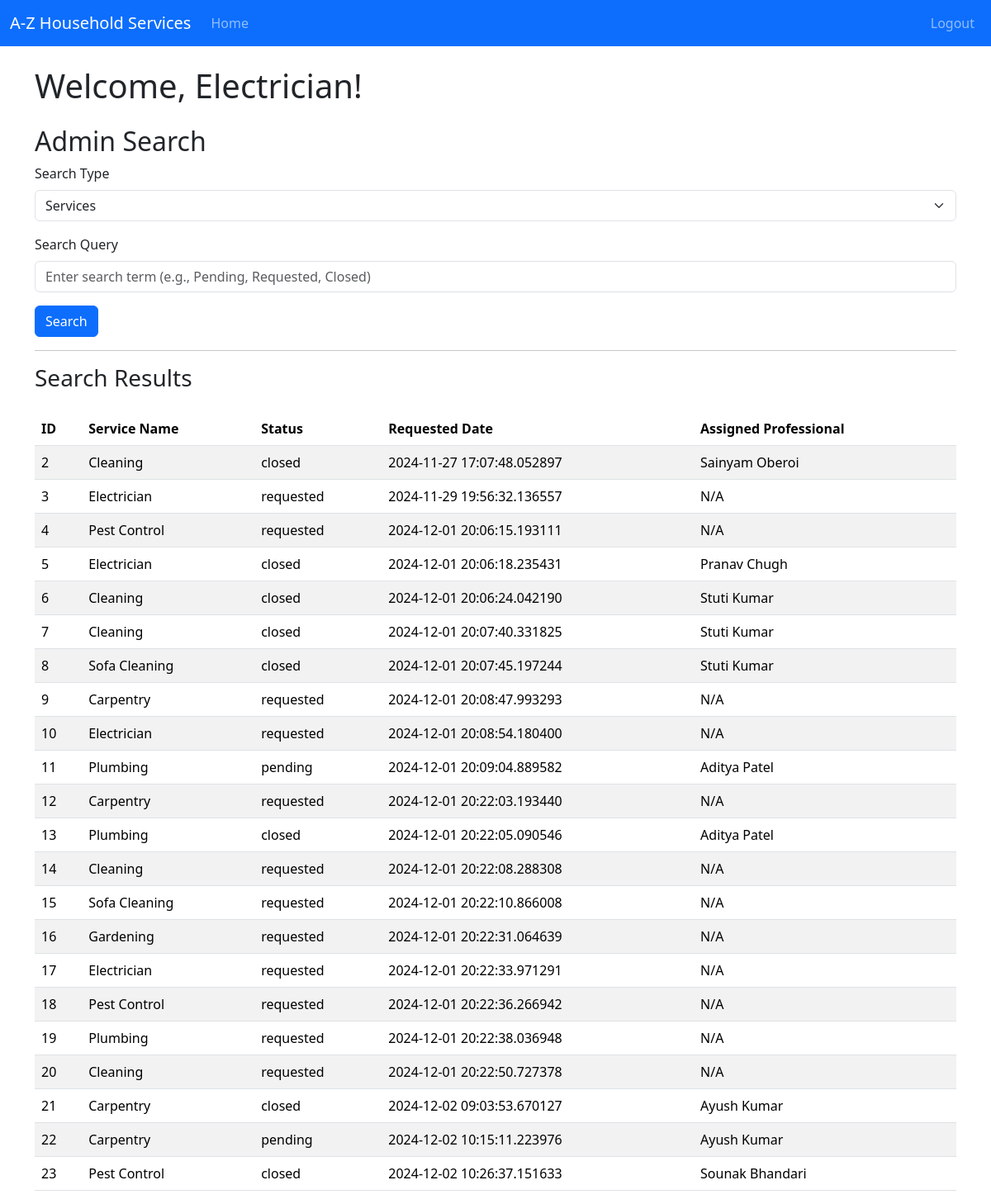
Screenshot of /admin/search/Electrician with the database file from the repository.
### backend/models.py (models this page shows)
class ServiceRequest(db.Model):
    __tablename__ = 'service_requests'
    id = db.Column(db.Integer, primary_key=True)
    user_id = db.Column(db.Integer, db.ForeignKey('user.id'), nullable=False)
    professional_id = db.Column(db.Integer, db.ForeignKey('professional.id'), nullable=True)
    service_id = db.Column(db.Integer, db.ForeignKey('service.id'), nullable=False)
    date_of_request = db.Column(db.DateTime, nullable=False)
    date_of_completion = db.Column(db.DateTime)
    service_status = db.Column(db.String(20), nullable=False)  # 'requested', 'pending' , 'closed',
    rating = db.Column(db.Integer)  # out of 5
    remarks = db.Column(db.Text)

class Service(db.Model):
    __tablename__ = 'service'
    id = db.Column(db.Integer, primary_key=True)
    name = db.Column(db.String(100), nullable=False)
    price = db.Column(db.Float, nullable=False)
    duration = db.Column(db.Integer, nullable=False)  # in minutes
    description = db.Column(db.Text, nullable=False)
    service_requests = db.relationship('ServiceRequest', cascade="all,delete", backref='service', lazy='dynamic')

class Professional(db.Model):
    __tablename__ = 'professional'
    id = db.Column(db.Integer, primary_key=True)
    email = db.Column(db.String(120), unique=True, nullable=False)
    password = db.Column(db.String(120), nullable=False)
    role = db.Column(db.Integer, default=2)   #1 for customer, 2 for professional, 3 for admin
    full_name = db.Column(db.String(100), nullable=False)
    service_name = db.Column(db.String(100), nullable=False)
    experience = db.Column(db.Integer, nullable=False)
    uploaded_documents = db.Column(db.String(255))  # Stores file path or URL
    address = db.Column(db.String(255), nullable=False)
    pincode = db.Column(db.Integer, nullable=False)
    status = db.Column(db.String(10), nullable=False, default='pending') # for approval of admin
    service_requests = db.relationship('ServiceRequest',cascade="all,delete", backref='professional', lazy='dynamic') #relationship: professionals can access its service requests

### backend/controllers.py (the view, shortened to what this page needs)
@app.route('/admin/search/<name>', methods=['GET'])
def admin_search(name):
    search_type = request.args.get('search_type', 'services')  # 'services'by default |  these are the search parameters eg: ?search_type=services&query=
    query_term = request.args.get('query', '').strip()  #  empty string by default
    results = []  # Initialising
    if search_type == 'services':
        service_query = ServiceRequest.query.join(Service)   # ServiceRequest inner join with Service
        if query_term.lower() in ['pending', 'requested', 'closed']:  # filter by service status | .lower converts into lowercase
            service_query = service_query.filter(ServiceRequest.service_status.ilike(query_term))   #ilike is case insensitive while like is case sensitive
        elif query_term:  # filter by service name
            service_query = service_query.filter(Service.name.ilike(f'%{query_term}%'))
        results = service_query.all()    #returns all services if no search query is given
    return render_template('admin_search.html', name=name, search_type=search_type, query=query_term, results=results)   #results are passed as parameters

### templates/admin_search.html (shortened to what this page needs)
{% extends "base_dashboard.html" %}
{% block dashboard_content %}
<h1 class="mb-4">Welcome, {{ name }}!</h1>
<h2>Admin Search</h2>
<form action="{{ url_for('admin_search', name=name) }}" method="GET">
    <div class="mb-3">
        <label for="searchType" class="form-label">Search Type</label>
        <select id="searchType" name="search_type" class="form-select">
            <option value="services" {% if search_type == 'services' %}selected{% endif %}>Services</option>
        </select>
    </div>
    <div class="mb-3">
        <label for="searchQuery" class="form-label">Search Query</label>
        <input type="text" class="form-control" id="searchQuery" name="query" placeholder="Enter search term (e.g., Pending, Requested, Closed)" value="{{ query }}">
    </div>
    <button type="submit" class="btn btn-primary">Search</button>
</form>
<hr>
<h3>Search Results</h3>
{% if results %}
    <table class="table table-striped mt-4">
        <thead>
            <tr>
                {% if search_type == 'services' %}
                <th>ID</th>
                <th>Service Name</th>
                <th>Status</th>
                <th>Requested Date</th>
                <th>Assigned Professional</th>
                {% elif search_type == 'customers' %}
                <th>ID</th>
                <th>Full Name</th>
                <th>Email</th>
                <th>Address</th>
                {% elif search_type == 'professionals' %}
                <th>ID</th>
                <th>Name</th>
                <th>Service</th>
                <th>Experience</th>
                {% endif %}
            </tr>
        </thead>
        <tbody>
            {% for result in results %}
            <tr>
                {% if search_type == 'services' %}
                <td>{{ result.id }}</td>
                <td>{{ result.service.name }}</td>
                <td>{{ result.service_status }}</td>
                <td>{{ result.date_of_request }}</td>
                <td>{{ result.professional.full_name if result.professional else 'N/A' }}</td>
                {% elif search_type == 'customers' %}
                <td>{{ result.id }}</td>
                <td>{{ result.full_name }}</td>
                <td>{{ result.email }}</td>
                <td>{{ result.address }}</td>
                {% elif search_type == 'professionals' %}
                <td>{{ result.id }}</td>
                <td>{{ result.full_name }}</td>
                <td>{{ result.service_name }}</td>
                <td>{{ result.experience }}</td>
                {% endif %}
            </tr>
            {% endfor %}
        </tbody>
    </table>
{% else %}
    <p>No results found for the given search criteria.</p>
{% endif %}
{% endblock %}

### rows the page displays
ServiceRequest: id "2", service.name "Cleaning", service_status "closed", date_of_request "2024-11-27 17:07:48.052897", professional "Sainyam Oberoi"
ServiceRequest: id "3", service.name "Electrician", service_status "requested", date_of_request "2024-11-29 19:56:32.136557", professional "N/A"
ServiceRequest: id "4", service.name "Pest Control", service_status "requested", date_of_request "2024-12-01 20:06:15.193111", professional "N/A"
ServiceRequest: id "5", service.name "Electrician", service_status "closed", date_of_request "2024-12-01 20:06:18.235431", professional "Pranav Chugh"
ServiceRequest: id "6", service.name "Cleaning", service_status "closed", date_of_request "2024-12-01 20:06:24.042190", professional "Stuti Kumar"
ServiceRequest: id "7", service.name "Cleaning", service_status "closed", date_of_request "2024-12-01 20:07:40.331825", professional "Stuti Kumar"
ServiceRequest: id "8", service.name "Sofa Cleaning", service_status "closed", date_of_request "2024-12-01 20:07:45.197244", professional "Stuti Kumar"
ServiceRequest: id "9", service.name "Carpentry", service_status "requested", date_of_request "2024-12-01 20:08:47.993293", professional "N/A"
ServiceRequest: id "10", service.name "Electrician", service_status "requested", date_of_request "2024-12-01 20:08:54.180400", professional "N/A"
ServiceRequest: id "11", service.name "Plumbing", service_status "pending", date_of_request "2024-12-01 20:09:04.889582", professional "Aditya Patel"
ServiceRequest: id "12", service.name "Carpentry", service_status "requested", date_of_request "2024-12-01 20:22:03.193440", professional "N/A"
ServiceRequest: id "13", service.name "Plumbing", service_status "closed", date_of_request "2024-12-01 20:22:05.090546", professional "Aditya Patel"
ServiceRequest: id "14", service.name "Cleaning", service_status "requested", date_of_request "2024-12-01 20:22:08.288308", professional "N/A"
ServiceRequest: id "15", service.name "Sofa Cleaning", service_status "requested", date_of_request "2024-12-01 20:22:10.866008", professional "N/A"
ServiceRequest: id "16", service.name "Gardening", service_status "requested", date_of_request "2024-12-01 20:22:31.064639", professional "N/A"
ServiceRequest: id "17", service.name "Electrician", service_status "requested", date_of_request "2024-12-01 20:22:33.971291", professional "N/A"
ServiceRequest: id "18", service.name "Pest Control", service_status "requested", date_of_request "2024-12-01 20:22:36.266942", professional "N/A"
ServiceRequest: id "19", service.name "Plumbing", service_status "requested", date_of_request "2024-12-01 20:22:38.036948", professional "N/A"
ServiceRequest: id "20", service.name "Cleaning", service_status "requested", date_of_request "2024-12-01 20:22:50.727378", professional "N/A"
ServiceRequest: id "21", service.name "Carpentry", service_status "closed", date_of_request "2024-12-02 09:03:53.670127", professional "Ayush Kumar"
ServiceRequest: id "22", service.name "Carpentry", service_status "pending", date_of_request "2024-12-02 10:15:11.223976", professional "Ayush Kumar"
ServiceRequest: id "23", service.name "Pest Control", service_status "closed", date_of_request "2024-12-02 10:26:37.151633", professional "Sounak Bhandari"

### other values shown
{{ name }} "Electrician"
